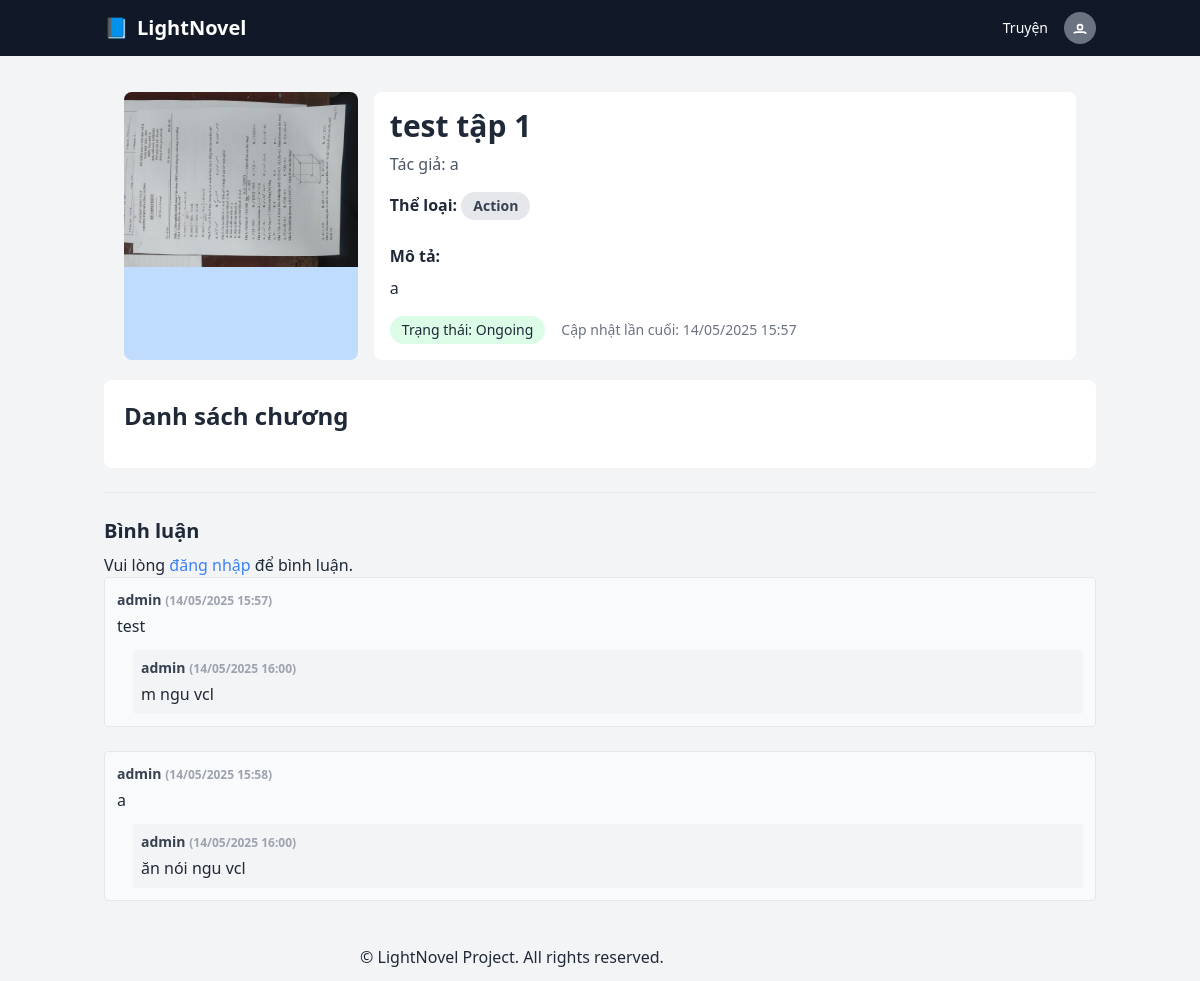
The page /novels/1/ on the database its author committed.
### novels/models.py (models this page shows, shortened)
class Novel(models.Model):
    STATUS_CHOICES = [
        ('ongoing', 'Ongoing'),
        ('completed', 'Completed'),
    ]
    title = models.CharField(max_length=255)
    description = models.TextField(blank=True)
    author = models.CharField(max_length=255, blank=True)
    cover_image = models.ImageField(upload_to='covers/', blank=True, null=True)
    status = models.CharField(max_length=10, choices=STATUS_CHOICES, default='ongoing')
    genres = models.ManyToManyField(Genre, related_name='novels')  # ManyToMany trực tiếp
    created_at = models.DateTimeField(auto_now_add=True)
    updated_at = models.DateTimeField(auto_now=True)  # Dùng auto_now để cập nhật khi edit

class Genre(models.Model):
    name = models.CharField(max_length=100, unique=True)

### comments/models.py (models this page shows, shortened)
class Comment(models.Model):
    user = models.ForeignKey(
        settings.AUTH_USER_MODEL,
        on_delete=models.CASCADE
    )
    novel = models.ForeignKey(Novel, on_delete=models.CASCADE, related_name='comments')
    content = models.TextField()
    created_at = models.DateTimeField(auto_now_add=True)
    parent = models.ForeignKey(
        'self',
        null=True,
        blank=True,
        on_delete=models.CASCADE,
        related_name='replies'
    )

### users/models.py (models this page shows, shortened)
class User(AbstractUser):
    avatar = models.ImageField(upload_to='avatars/', null=True, blank=True)
    bio = models.TextField(blank=True)
    is_author = models.BooleanField(default=False)

### novels/views.py (the view)
# urls.py: path('<int:novel_id>/', views.novel_detail, name='novel_detail'),
def novel_detail(request, novel_id):
    novel = get_object_or_404(Novel, pk=novel_id)
    comments = novel.comments.filter(parent__isnull=True).select_related('user').prefetch_related('replies')
    if request.method == 'POST':
        if request.user.is_authenticated:
            form = CommentForm(request.POST)
            if form.is_valid():
                comment = form.save(commit=False)
                comment.user = request.user
                comment.novel = novel
                comment.save()
                return redirect('novels:novel_detail', novel_id=novel.pk)
        else:
            return redirect('users:login')
    else:
        form = CommentForm()
    return render(request, 'novels/novel_detail.html', {
        'novel': novel,
        'comments': comments,
        'form': form
    })

### templates/novels/novel_detail.html (shortened to what this page needs)
{% extends 'base.html' %}
{% block content %}
<div class="novel-detail p-5 flex flex-row gap-4 rounded-lg">
    <div class="image w-1/4 bg-blue-200 rounded-lg overflow-hidden">
      <img class="w-full h-auto object-cover" src="{{ novel.cover_image.url }}" alt="Ảnh bìa {{ novel.title }}">
    </div>
    <div class="content w-3/4 bg-white p-4 rounded-lg">
      <h1 class="text-3xl font-bold mb-2">{{ novel.title }}</h1>
        <p class="text-gray-600 mb-4">Tác giả: {{ novel.author }}</p>
        <div class="genres mb-4">
          <span class="font-semibold">Thể loại:</span>
          {% for genre in novel.genres.all %}
            <span class="inline-block bg-gray-200 rounded-full px-3 py-1 text-sm font-semibold text-gray-700 mr-2 mb-2">
              {{ genre.name }}
            </span>
          {% empty %}
            <span class="text-gray-500">Chưa có thể loại</span>
          {% endfor %}
        </div>
        <div class="description mb-4">
          <h3 class="font-bold mb-2">Mô tả:</h3>
            {{ novel.description|linebreaks }}
        </div>
        <div class="flex items-center gap-4">
          <div class="status bg-green-100 inline-block px-3 py-1 rounded-full text-sm">
            Trạng thái: {{ novel.get_status_display }}
          </div>
          <div class="date text-sm text-gray-500">
            Cập nhật lần cuối: {{ novel.updated_at|date:"d/m/Y H:i" }}
          </div>
        </div>
    </div>
</div>
<div class="chapters bg-white p-5 rounded-lg">
  <h2 class="text-2xl font-bold mb-4">Danh sách chương</h2>
</div>
<hr class="my-6">
<h2 class="text-xl font-semibold mb-2 mt-6">Bình luận</h2>
<div x-data="{ replyForm: null }">
  {% if user.is_authenticated %}
    <form method="post" class="mb-6">
      {% csrf_token %}
      {{ form.content }}
      {{ form.parent }}
      <button type="submit" class="mt-2 bg-blue-500 text-white px-4 py-1 rounded">Gửi bình luận</button>
    </form>
  {% else %}
    <p>Vui lòng <a href="{% url 'users:login' %}" class="text-blue-500">đăng nhập</a> để bình luận.</p>
  {% endif %}
  <div class="space-y-6">
    {% for c in comments %}
      <div class="border p-3 rounded bg-gray-50">
        <p class="text-sm text-gray-700 font-semibold">{{ c.user.username }} <span class="text-gray-400 text-xs">({{ c.created_at|date:"d/m/Y H:i" }})</span></p>
        <p class="text-gray-800 mt-1">{{ c.content }}</p>
        {% for r in c.replies.all %}
          <div class="ml-4 mt-3 p-2 bg-gray-100 rounded">
            <p class="text-sm font-semibold text-gray-700">{{ r.user.username }} <span class="text-xs text-gray-400">({{ r.created_at|date:"d/m/Y H:i" }})</span></p>
            <p class="text-gray-800 mt-1">{{ r.content }}</p>
          </div>
        {% endfor %}
      </div>
    {% empty %}
      <p>Chưa có bình luận nào.</p>
    {% endfor %}
  </div>
</div>
{% endblock %}

### rows shown on the page
Novel: cover_image (picture), title "test tập 1", author "a", description "a", status "Ongoing", updated_at "14/05/2025 15:57"
Genre: name "Action"
Comment: user.username "admin", created_at "14/05/2025 15:57", content "test"
Comment: user.username "admin", created_at "14/05/2025 16:00", content "m ngu vcl"
Comment: user.username "admin", created_at "14/05/2025 15:58", content "a"
Comment: user.username "admin", created_at "14/05/2025 16:00", content "ăn nói ngu vcl"
